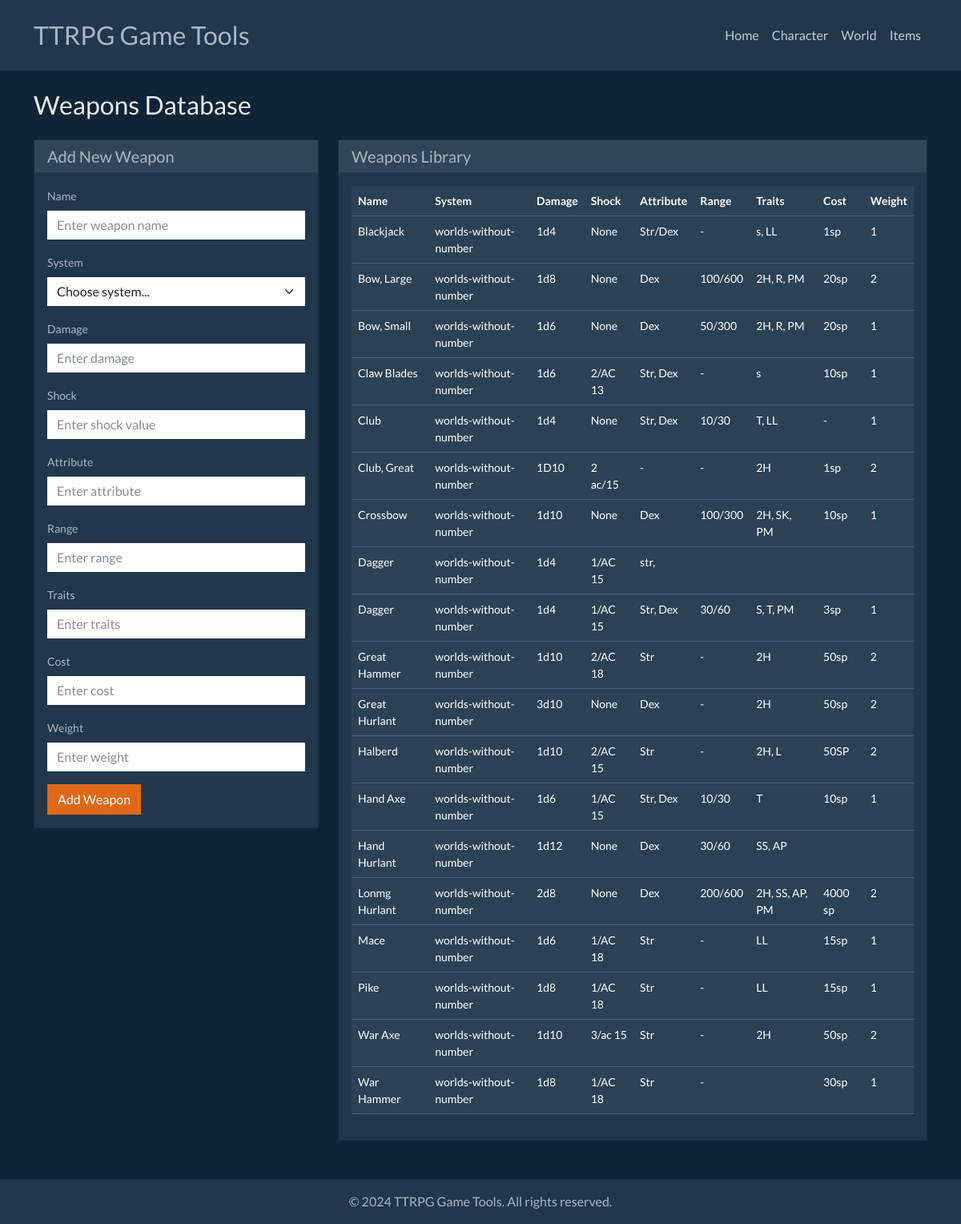
The page /weapons on the database its author committed.
### tables this page shows
CREATE TABLE weapons (
            id TEXT PRIMARY KEY,
            name TEXT NOT NULL,
            system TEXT NOT NULL,
            damage TEXT NOT NULL,
            shock TEXT NOT NULL,
            attribute TEXT NOT NULL,
            range TEXT NOT NULL,
            traits TEXT NOT NULL,
            cost TEXT NOT NULL,
            weight TEXT NOT NULL,
            created_at TIMESTAMP DEFAULT CURRENT_TIMESTAMP
        );

### main.py (the view)
@app.get("/weapons")
async def weapons(request: Request):
    weapons_list = get_all_weapons()
    return templates.TemplateResponse("weapons.html", {"request": request, "weapons": weapons_list})

### templates/weapons.html (shortened to what this page needs)
{% extends "base.html" %}
{% block content %}
<div class="row">
    <div class="col-12">
        <h2 class="mb-4">Weapons Database</h2>
    </div>
</div>
<div class="row">
    <div class="col-md-4">
        <div class="card bg-dark text-light">
            <div class="card-header">
                <h5 class="card-title mb-0">Add New Weapon</h5>
            </div>
            <div class="card-body">
                <form method="POST" action="/weapons">
                    <div class="mb-3">
                        <label for="weaponName" class="form-label">Name</label>
                        <input type="text" class="form-control" id="weaponName" name="name" placeholder="Enter weapon name">
                    </div>
                    <div class="mb-3">
                        <label for="system" class="form-label">System</label>
                        <select class="form-select" id="system" name="system">
                            <option selected>Choose system...</option>
                        </select>
                    </div>
                    <div class="mb-3">
                        <label for="damage" class="form-label">Damage</label>
                        <input type="text" class="form-control" id="damage" name="damage" placeholder="Enter damage">
                    </div>
                    <div class="mb-3">
                        <label for="shock" class="form-label">Shock</label>
                        <input type="text" class="form-control" id="shock" name="shock" placeholder="Enter shock value">
                    </div>
                    <div class="mb-3">
                        <label for="attribute" class="form-label">Attribute</label>
                        <input type="text" class="form-control" id="attribute" name="attribute" placeholder="Enter attribute">
                    </div>
                    <div class="mb-3">
                        <label for="range" class="form-label">Range</label>
                        <input type="text" class="form-control" id="range" name="range" placeholder="Enter range">
                    </div>
                    <div class="mb-3">
                        <label for="traits" class="form-label">Traits</label>
                        <input type="text" class="form-control" id="traits" name="traits" placeholder="Enter traits">
                    </div>
                    <div class="mb-3">
                        <label for="cost" class="form-label">Cost</label>
                        <input type="text" class="form-control" id="cost" name="cost" placeholder="Enter cost">
                    </div>
                    <div class="mb-3">
                        <label for="weight" class="form-label">Weight</label>
                        <input type="text" class="form-control" id="weight" name="weight" placeholder="Enter weight">
                    </div>
                    <button type="submit" class="btn btn-primary">Add Weapon</button>
                </form>
            </div>
        </div>
    </div>
    <div class="col-md-8">
        <div class="card bg-dark text-light">
            <div class="card-header">
                <h5 class="card-title mb-0">Weapons Library</h5>
            </div>
            <div class="card-body">
                {% if weapons %}
                    <div class="table-responsive">
                        <table class="table table-dark table-striped">
                            <thead>
                                <tr>
                                    <th>Name</th>
                                    <th>System</th>
                                    <th>Damage</th>
                                    <th>Shock</th>
                                    <th>Attribute</th>
                                    <th>Range</th>
                                    <th>Traits</th>
                                    <th>Cost</th>
                                    <th>Weight</th>
                                </tr>
                            </thead>
                            <tbody>
                                {% for weapon in weapons %}
                                <tr>
                                    <td>{{ weapon.name }}</td>
                                    <td>{{ weapon.system }}</td>
                                    <td>{{ weapon.damage }}</td>
                                    <td>{{ weapon.shock }}</td>
                                    <td>{{ weapon.attribute }}</td>
                                    <td>{{ weapon.range }}</td>
                                    <td>{{ weapon.traits }}</td>
                                    <td>{{ weapon.cost }}</td>
                                    <td>{{ weapon.weight }}</td>
                                </tr>
                                {% endfor %}
                            </tbody>
                        </table>
                    </div>
                {% else %}
                    <p class="text-muted">No weapons added yet. Add your first weapon using the form on the left.</p>
                {% endif %}
            </div>
        </div>
    </div>
</div>
{% endblock %}

### rows shown on the page
weapons: name "Blackjack", system "worlds-without-number", damage "1d4", shock "None", attribute "Str/Dex", range "-", traits "s, LL", cost "1sp", weight "1"
weapons: name "Bow, Large", system "worlds-without-number", damage "1d8", shock "None", attribute "Dex", range "100/600", traits "2H, R, PM", cost "20sp", weight "2"
weapons: name "Bow, Small", system "worlds-without-number", damage "1d6", shock "None", attribute "Dex", range "50/300", traits "2H, R, PM", cost "20sp", weight "1"
weapons: name "Claw Blades", system "worlds-without-number", damage "1d6", shock "2/AC 13", attribute "Str, Dex", range "-", traits "s", cost "10sp", weight "1"
weapons: name "Club", system "worlds-without-number", damage "1d4", shock "None", attribute "Str, Dex", range "10/30", traits "T, LL", cost "-", weight "1"
weapons: name "Club, Great", system "worlds-without-number", damage "1D10", shock "2 ac/15", attribute "-", range "-", traits "2H", cost "1sp", weight "2"
weapons: name "Crossbow", system "worlds-without-number", damage "1d10", shock "None", attribute "Dex", range "100/300", traits "2H, SK, PM", cost "10sp", weight "1"
weapons: name "Dagger", system "worlds-without-number", damage "1d4", shock "1/AC 15", attribute "str,"
weapons: name "Dagger", system "worlds-without-number", damage "1d4", shock "1/AC 15", attribute "Str, Dex", range "30/60", traits "S, T, PM", cost "3sp", weight "1"
weapons: name "Great Hammer", system "worlds-without-number", damage "1d10", shock "2/AC 18", attribute "Str", range "-", traits "2H", cost "50sp", weight "2"
weapons: name "Great Hurlant", system "worlds-without-number", damage "3d10", shock "None", attribute "Dex", range "-", traits "2H", cost "50sp", weight "2"
weapons: name "Halberd", system "worlds-without-number", damage "1d10", shock "2/AC 15", attribute "Str", range "-", traits "2H, L", cost "50SP", weight "2"
weapons: name "Hand Axe", system "worlds-without-number", damage "1d6", shock "1/AC 15", attribute "Str, Dex", range "10/30", traits "T", cost "10sp", weight "1"
weapons: name "Hand Hurlant", system "worlds-without-number", damage "1d12", shock "None", attribute "Dex", range "30/60", traits "SS, AP"
weapons: name "Lonmg Hurlant", system "worlds-without-number", damage "2d8", shock "None", attribute "Dex", range "200/600", traits "2H, SS, AP, PM", cost "4000 sp", weight "2"
weapons: name "Mace", system "worlds-without-number", damage "1d6", shock "1/AC 18", attribute "Str", range "-", traits "LL", cost "15sp", weight "1"
weapons: name "Pike", system "worlds-without-number", damage "1d8", shock "1/AC 18", attribute "Str", range "-", traits "LL", cost "15sp", weight "1"
weapons: name "War Axe", system "worlds-without-number", damage "1d10", shock "3/ac 15", attribute "Str", range "-", traits "2H", cost "50sp", weight "2"
weapons: name "War Hammer", system "worlds-without-number", damage "1d8", shock "1/AC 18", attribute "Str", range "-", cost "30sp", weight "1"
